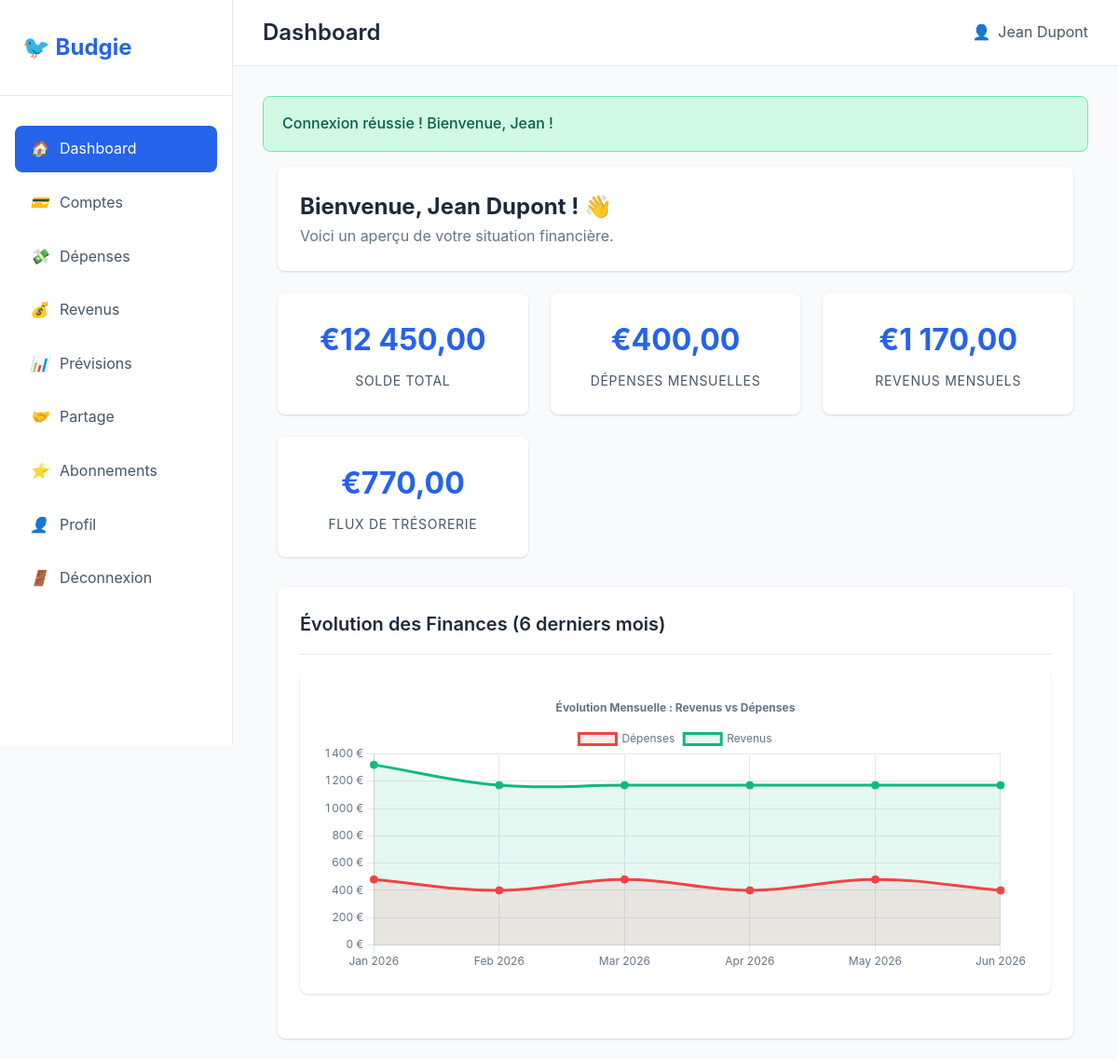
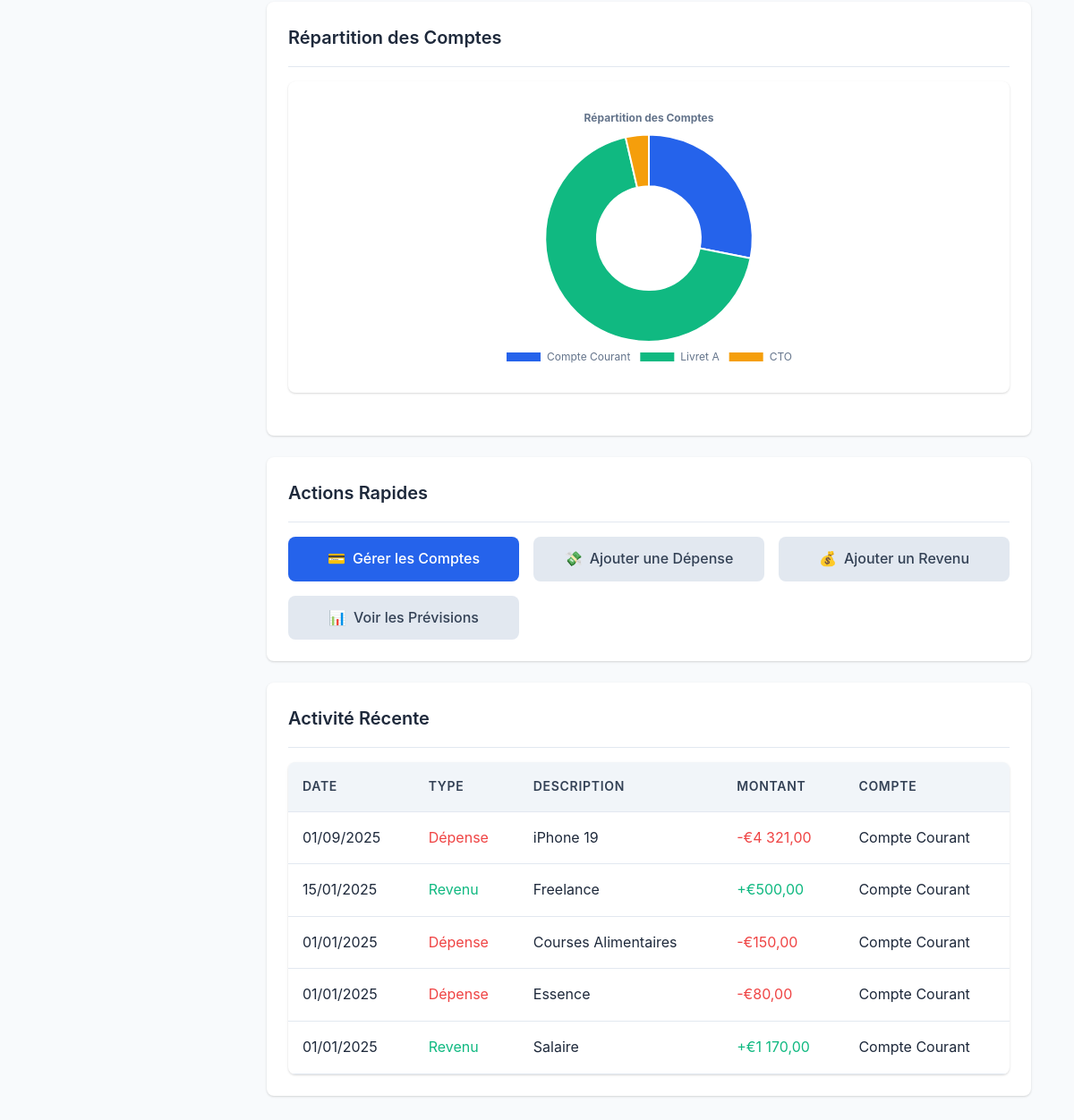
The app's page /public/index.php (signed in) with its own data (2 pictures, top to bottom).
### tables this page shows
CREATE TABLE expenses (
    id INT PRIMARY KEY AUTO_INCREMENT,
    user_id INT NOT NULL,
    account_id INT NOT NULL,
    name VARCHAR(100) NOT NULL,
    description TEXT,
    amount DECIMAL(15,2) NOT NULL,
    frequency ENUM('ponctuel', 'mensuel', 'bimensuel', 'trimestriel', 'semestriel', 'annuel') NOT NULL,
    start_date DATE NOT NULL,
    end_date DATE NULL,
    is_active BOOLEAN DEFAULT TRUE,
    created_at TIMESTAMP DEFAULT CURRENT_TIMESTAMP,
    updated_at TIMESTAMP DEFAULT CURRENT_TIMESTAMP ON UPDATE CURRENT_TIMESTAMP,
    deleted_at TIMESTAMP NULL DEFAULT NULL,
    FOREIGN KEY (user_id) REFERENCES users(id) ON DELETE CASCADE,
    FOREIGN KEY (account_id) REFERENCES accounts(id) ON DELETE CASCADE
);

CREATE TABLE incomes (
    id INT PRIMARY KEY AUTO_INCREMENT,
    user_id INT NOT NULL,
    account_id INT NOT NULL,
    name VARCHAR(100) NOT NULL,
    description TEXT,
    amount DECIMAL(15,2) NOT NULL,
    frequency ENUM('ponctuel', 'mensuel', 'bimensuel', 'trimestriel', 'semestriel', 'annuel') NOT NULL,
    start_date DATE NOT NULL,
    end_date DATE NULL,
    is_active BOOLEAN DEFAULT TRUE,
    created_at TIMESTAMP DEFAULT CURRENT_TIMESTAMP,
    updated_at TIMESTAMP DEFAULT CURRENT_TIMESTAMP ON UPDATE CURRENT_TIMESTAMP,
    deleted_at TIMESTAMP NULL DEFAULT NULL,
    FOREIGN KEY (user_id) REFERENCES users(id) ON DELETE CASCADE,
    FOREIGN KEY (account_id) REFERENCES accounts(id) ON DELETE CASCADE
);

### public/index.php (the view, shortened to what the rows shown need)
<?php
require_once __DIR__ . '/../src/config/config.php';
require_once SRC_PATH . '/services/ForecastService.php';
$forecastService = new ForecastService((int)$_SESSION['user_id']);
$firstOfMonth = new DateTime('first day of this month');
$lastOfMonth  = new DateTime('last day of this month');
$result  = $forecastService->buildForecast($lastOfMonth, $firstOfMonth);
$accounts     = fetchAll("SELECT id, name, balance FROM accounts WHERE user_id = ? AND deleted_at IS NULL", [$_SESSION['user_id']]);
$recentExpenses = fetchAll(
    "SELECT 'Dépense' as type, name, amount, start_date as date, 'text-danger' as class, account_id FROM expenses
     WHERE user_id = ? AND deleted_at IS NULL ORDER BY created_at DESC LIMIT 5",
    [$_SESSION['user_id']]
);
$recentIncomes = fetchAll(
    "SELECT 'Revenu' as type, name, amount, start_date as date, 'text-success' as class, account_id FROM incomes
     WHERE user_id = ? AND deleted_at IS NULL ORDER BY created_at DESC LIMIT 5",
    [$_SESSION['user_id']]
);
$recentActivity = array_merge($recentExpenses, $recentIncomes);
usort($recentActivity, function($a, $b) {
    return strtotime($b['date']) - strtotime($a['date']);
});
$recentActivity = array_slice($recentActivity, 0, 5);
$accountMap = [];
foreach (fetchAll("SELECT id, name FROM accounts WHERE user_id = ? AND deleted_at IS NULL", [$_SESSION['user_id']]) as $acc) {
    $accountMap[$acc['id']] = $acc['name'];
}
$trendLabels   = [];
$trendExpenses = [];
$trendIncomes  = [];
for ($i = 5; $i >= 0; $i--) {
    $monthDate = new DateTime("-{$i} months");
    $start = (clone $monthDate)->modify('first day of this month');
    $end   = (clone $monthDate)->modify('last day of this month');
    $res   = $forecastService->buildForecast($end, $start);
    $trendLabels[]   = $monthDate->format('M Y');
    $trendExpenses[] = $res['summary']['total_expense'];
    $trendIncomes[]  = $res['summary']['total_income'];
}
$trendPayload = json_encode([
    'labels'   => $trendLabels,
    'expenses' => $trendExpenses,
    'incomes'  => $trendIncomes,
], JSON_UNESCAPED_UNICODE | JSON_HEX_TAG | JSON_HEX_AMP | JSON_HEX_QUOT);
$distributionPayload = json_encode([
    'labels'   => array_column($accounts, 'name'),
    'balances' => array_map('floatval', array_column($accounts, 'balance')),
], JSON_UNESCAPED_UNICODE | JSON_HEX_TAG | JSON_HEX_AMP | JSON_HEX_QUOT);
include SRC_PATH . '/includes/header.php';
?>
<div class="container">
    <div class="card">
        <h2>Bienvenue, <?php echo htmlspecialchars($_SESSION['user_name'] ?? 'Utilisateur'); ?> ! 👋</h2>
    </div>
            <script>window.dashboardChartData = <?php echo $trendPayload; ?>;</script>
            <script>window.accountBalanceChartData = <?php echo $distributionPayload; ?>;</script>
    <div class="card">
        <div class="table-container">
            <table class="table">
                <thead>
                    <tr>
                        <th>Date</th>
                        <th>Type</th>
                        <th>Description</th>
                        <th>Montant</th>
                        <th>Compte</th>
                    </tr>
                </thead>
                <tbody>
                    <?php if (empty($recentActivity)): ?>
                        <tr><td colspan="5" class="text-center" style="padding:2rem;">Aucune activité récente.</td></tr>
                    <?php else: ?>
                        <?php foreach ($recentActivity as $activity): ?>
                        <tr>
                            <td><?php echo formatDate($activity['date']); ?></td>
                            <td><span class="<?php echo htmlspecialchars($activity['class']); ?>"><?php echo htmlspecialchars($activity['type']); ?></span></td>
                            <td><?php echo htmlspecialchars($activity['name']); ?></td>
                            <td class="<?php echo htmlspecialchars($activity['class']); ?>">
                                <?php echo ($activity['type'] === 'Dépense' ? '-' : '+') . formatCurrency((float)$activity['amount']); ?>
                            </td>
                            <td><?php echo htmlspecialchars($accountMap[$activity['account_id']] ?? 'Inconnu'); ?></td>
                        </tr>
                        <?php endforeach; ?>
                    <?php endif; ?>
                </tbody>
            </table>
        </div>
    </div>
</div>
<?php include SRC_PATH . '/includes/footer.php'; ?>

### records on screen
expenses: start_date "01/09/2025", type "Dépense", name "iPhone 19", amount "€4 321,00", account "Compte Courant"
incomes: start_date "15/01/2025", type "Revenu", name "Freelance", amount "€500,00", account "Compte Courant"
expenses: start_date "01/01/2025", type "Dépense", name "Courses Alimentaires", amount "€150,00", account "Compte Courant"
expenses: start_date "01/01/2025", type "Dépense", name "Essence", amount "€80,00", account "Compte Courant"
incomes: start_date "01/01/2025", type "Revenu", name "Salaire", amount "€1 170,00", account "Compte Courant"

### other values on screen
$page_title "Dashboard"
$_SESSION['user_name'] "Jean Dupont"
$gFlashSuccess "Connexion réussie ! Bienvenue, Jean !"
formatCurrency($totalBalance) "€12 450,00"
formatCurrency($summary['total_expense']) "€400,00"
formatCurrency($summary['total_income']) "€1 170,00"
formatCurrency($summary['total_income'] - $summary['total_expense']) "€770,00"
chart data {{ $distributionPayload }} {"labels":["Compte Courant","Livret A","CTO"],"balances":[3500,8500,450]}
